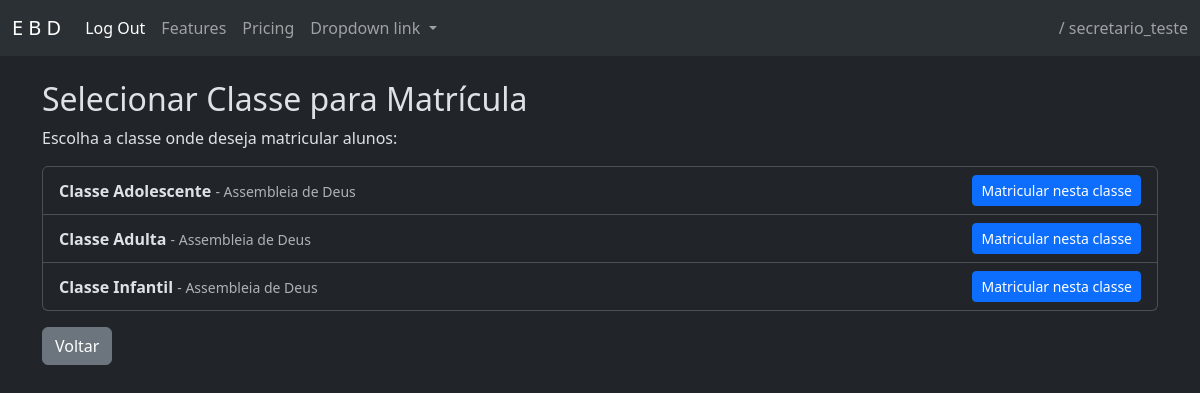
The app's page /alunos/matricular/ (signed in) with its own data.
### base/models.py (models this page shows, shortened)
class Usuario(AbstractUser):
    ROLE_CHOICES = [
        ('superintendente', 'Superintendente'),
        ('secretario', 'Secretário'),
        ('professor', 'Professor'),
    ]
    igreja = models.ForeignKey(Igreja, on_delete=models.PROTECT, related_name="usuarios", null=True, blank=True)
    role = models.CharField("Cargo", max_length=50, choices=ROLE_CHOICES, default='professor')
    class Meta:
        verbose_name = "Usuário"
        verbose_name_plural = "Usuários"

class Classe(models.Model):
    igreja = models.ForeignKey(Igreja, on_delete=models.PROTECT, related_name="classes")
    nome = models.CharField("Nome da Classe", max_length=100)
    class Meta:
        verbose_name = "Classe"
        verbose_name_plural = "Classes"
        ordering = ["igreja", "nome"]

class Igreja(models.Model):
    nome = models.CharField("Nome da Igreja", max_length=100, unique=True)
    class Meta:
        verbose_name = "Igreja"
        verbose_name_plural = "Igrejas"
        ordering = ["nome"]

### base/views.py (the view, shortened to what this page needs)
# urls.py: path('alunos/matricular/', views.aluno_matricular, name='aluno_matricular'),
@user_passes_test(is_actor)
def aluno_matricular(request, classe_id=None):
    if classe_id is None:
        if request.user.role == 'professor':
            try:
                professor = Professor.objects.get(usuario=request.user)
                return redirect('aluno_matricular_classe', classe_id=professor.classe.id)
            except Professor.DoesNotExist:
                messages.error(request, 'Você não está vinculado a nenhuma classe.')
                return redirect('dashboard')
        else:
            classes = Classe.objects.all()
            return render(request, 'aluno_matricula_select_classe.html', {'classes': classes})

### base/views.py (called while the page is built)
def is_actor(user): return user.is_authenticated and user.role in ['professor', 'secretario', 'superintendente']

### base/templates/aluno_matricula_select_classe.html
{% extends 'base.html' %}
{% block conteudo %}
<div class="container py-4">
  <h2>Selecionar Classe para Matrícula</h2>
  <p>Escolha a classe onde deseja matricular alunos:</p>
  <ul class="list-group">
    {% for c in classes %}
      <li class="list-group-item d-flex justify-content-between align-items-center">
        <div>
          <strong>{{ c.nome }}</strong>
          {% if c.igreja %}<small class="text-muted"> - {{ c.igreja.nome }}</small>{% endif %}
        </div>
        <a class="btn btn-primary btn-sm" href="{% url 'aluno_matricular_classe' c.id %}">Matricular nesta classe</a>
      </li>
    {% empty %}
      <li class="list-group-item">Nenhuma classe disponível.</li>
    {% endfor %}
  </ul>
  <a class="btn btn-secondary mt-3" href="{% url 'dashboard' %}">Voltar</a>
</div>
{% endblock conteudo %}

### base/templates/base.html (shortened to what this page needs)
{% load static %}
<!doctype html>
<html lang="pt-br">
	<head>
		<link href="https://cdn.jsdelivr.net/npm/bootstrap@5.3.8/dist/css/bootstrap.min.css" rel="stylesheet">
	</head>
	<body data-bs-theme="dark">
		<nav class="navbar navbar-expand-lg bg-body-tertiary" data-bs-theme="dark">
				<div class="container-fluid">
						<a class="navbar-brand" href="#">E  B  D</a>
						<div class="collapse navbar-collapse" id="navbarNavDropdown">
						<ul class="navbar-nav">
								<li class="nav-item">
								<form action="{% url 'logout' %}" method="post">
										<button type="submit" class="nav-link active" aria-current="page"> Log Out </button>
								</form>
								</li>
								<li class="nav-item">
								<a class="nav-link" href="#">Features</a>
								</li>
								<li class="nav-item">
								<a class="nav-link" href="#">Pricing</a>
								</li>
								<li class="nav-item dropdown">
								<a class="nav-link dropdown-toggle" href="#" role="button" data-bs-toggle="dropdown" aria-expanded="false">
										Dropdown link
								</a>
								</li>
						</ul>
						<span class="navbar-text ms-auto">
								{{ perfil }} / {{request.user.username}}
						</span>
						</div>
				</div>
		</nav>
		<main>
			{% block conteudo %}{% endblock %}
		</main>
	</body>
</html>

### records on screen
Usuario: user.username "secretario_teste"
Classe: nome "Classe Adolescente", igreja.nome "Assembleia de Deus"
Classe: nome "Classe Adulta", igreja.nome "Assembleia de Deus"
Classe: nome "Classe Infantil", igreja.nome "Assembleia de Deus"
